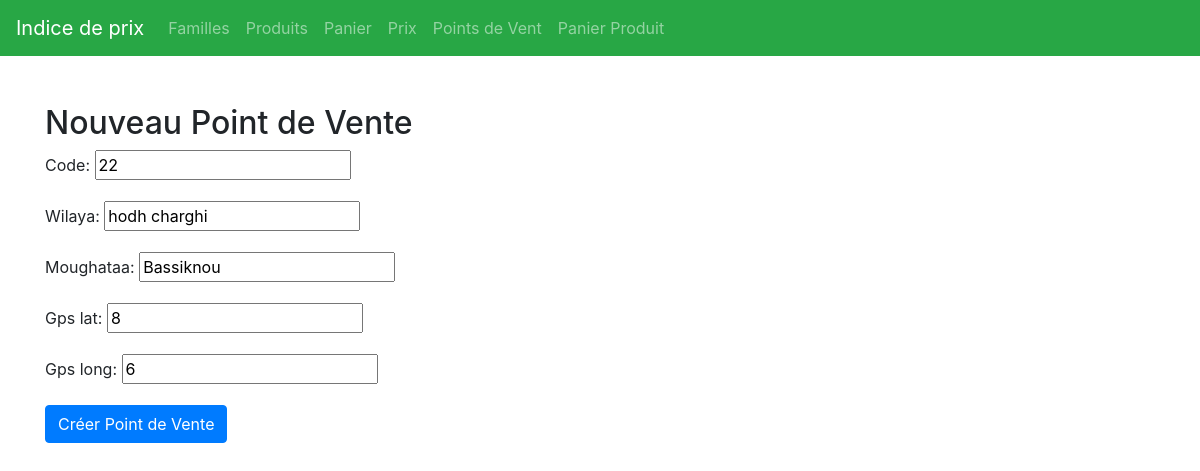
Page /point_de_vent/update/21/ on the committed database.
### app_22240/models.py (models this page shows, shortened)
class PointDeVent(models.Model):
    code = models.CharField(max_length=50)
    wilaya = models.CharField(max_length=50)
    moughataa = models.CharField(max_length=50)
    gps_lat = models.IntegerField(default=0)
    gps_long = models.IntegerField(default=0)

### app_22240/views.py (the view)
# urls.py: path('point_de_vent/update/<int:pk>/', views.PointDeVentUpdate.as_view(), name='pointdevent_update'),
class PointDeVentUpdate(UpdateView):
    model =  PointDeVent
    fields = '__all__'
    success_url = reverse_lazy('pointdevent_list')

### app_22240/templates/app_22240/pointdevent_form.html (shortened to what this page needs)
{% extends 'base.html' %}
{% block content %}
<div class="container mt-5">
    <h2>{% if point_de_vent.pk %}Modifier{% else %}Nouveau{% endif %} Point de Vente</h2>
    <form method="post" {% if point_de_vent.pk %}action="{% url 'pointdevent_update' point_de_vent.pk %}"{% else %}action="{% url 'pointdevent_create' %}"{% endif %}>
        {{ form.as_p }}
        <button type="submit" class="btn btn-primary">{% if point_de_vent.pk %}Enregistrer les modifications{% else %}Créer Point de Vente{% endif %}</button>
    </form>
</div>
{% endblock %}

### rows in the picture
PointDeVent: code "22", wilaya "hodh charghi", moughataa "Bassiknou", gps_lat "8", gps_long "6"
